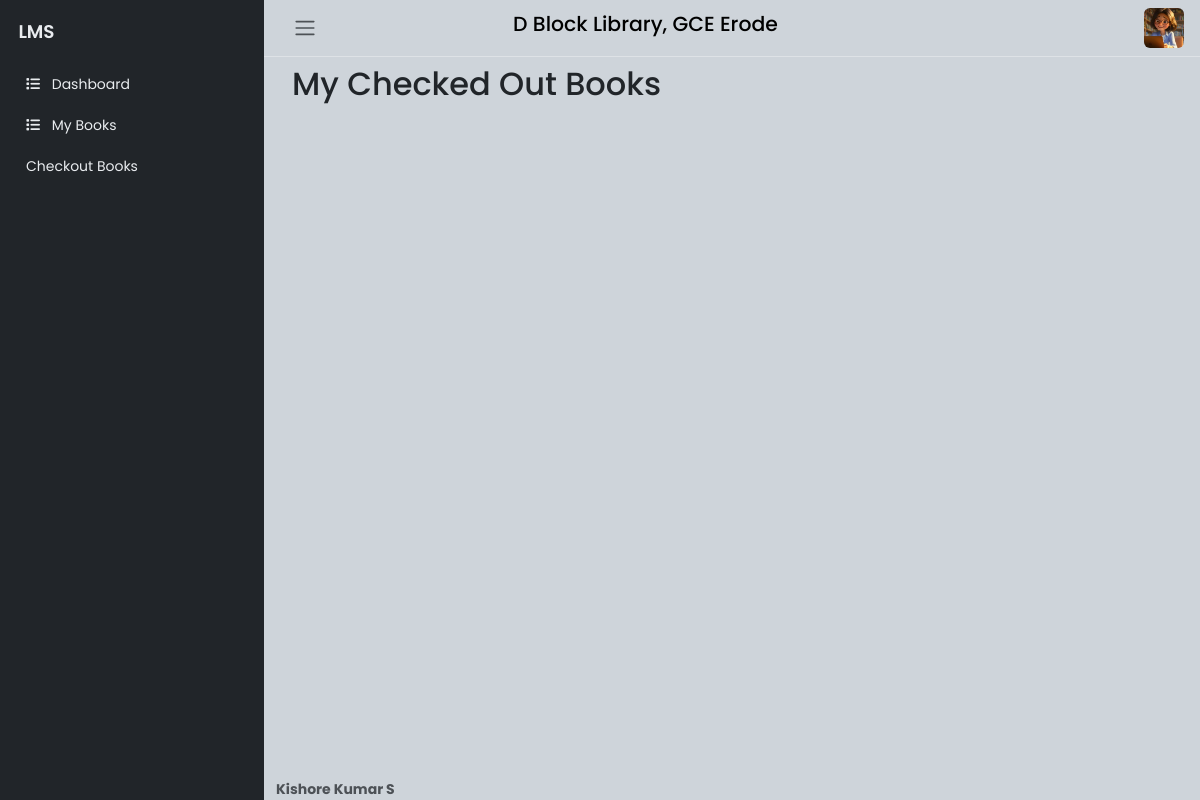
/stu/mybooks (signed in), run on an earlier commit of the app's database.
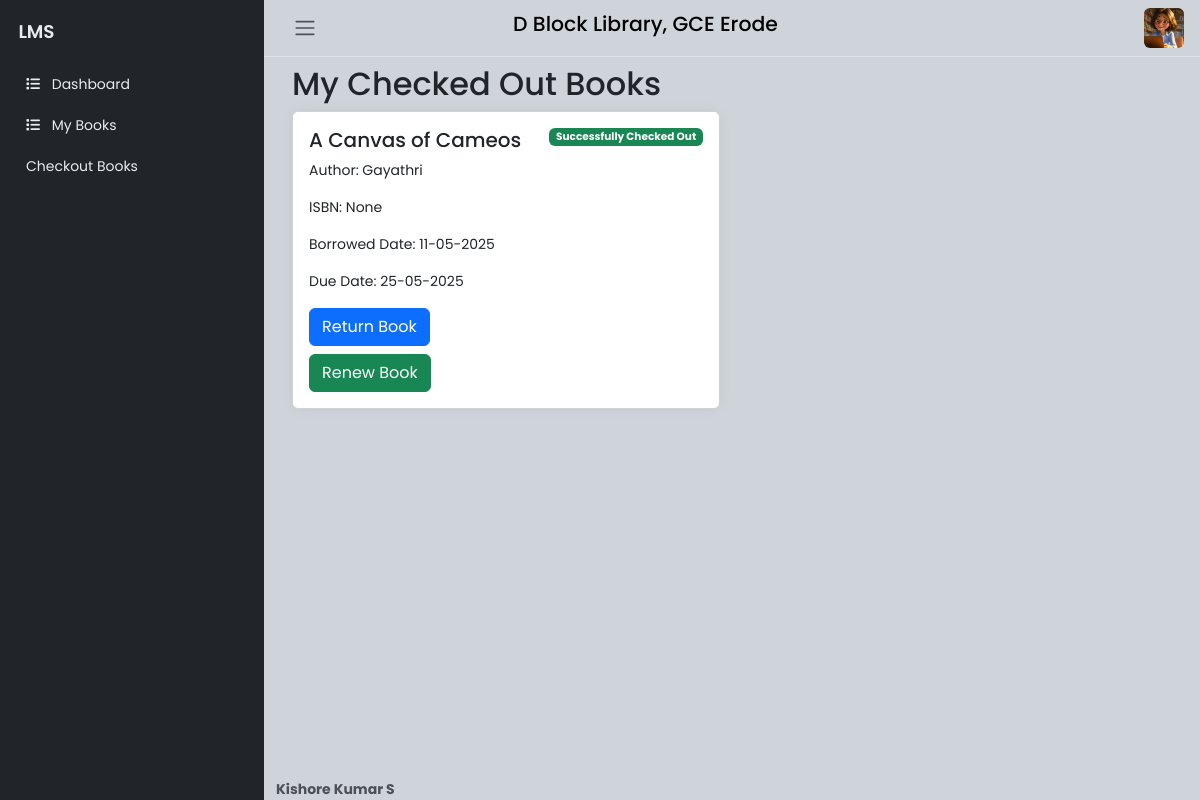
And on a later commit of the database.
### website/models.py (models this page shows, shortened)
class BorrowedBook(db.Model):
    __tablename__ = 'borrowed_books'
    id = Column(Integer, primary_key=True)
    student_id = Column(Integer, ForeignKey('user.id'), nullable=False)
    book_id = Column(Integer, ForeignKey('book.id'), nullable=False)
    borrowed_date = Column(DateTime, default=datetime.now, nullable=False)
    due_date = Column(DateTime, nullable=False)
    is_verified = db.Column(db.Boolean, default=False)  # New field to track verification status
    rejected_at = Column(DateTime, nullable=True)
    student = relationship('User', back_populates='borrowed_books')
    book = relationship('Book', back_populates='borrowed_by')

class Book(db.Model):
    __tablename__ = 'book'
    id = Column(Integer, primary_key=True)
    student_id = Column(Integer, ForeignKey('user.id'), nullable=True)
    title = Column(String(150), nullable=False)
    author = Column(String(150), nullable=False)
    isbn = Column(String(20), nullable=True)
    published_date = Column(DateTime, nullable=True)
    quantity = Column(Integer, default=0, nullable=False)
    language = Column(String(20), nullable=False)
    date_of_donation = Column(DateTime, nullable=False)
    donor_id = Column(Integer, ForeignKey('donor.id'), nullable=True)
    added_at = db.Column(db.DateTime, default=datetime.utcnow, nullable=False)
    student = relationship('User', back_populates='books')
    borrowed_by = relationship('BorrowedBook', back_populates='book')
    donor = relationship('Donor', back_populates='books')

### website/stu.py (the view, shortened to what this page needs)
@stu.route('/mybooks', methods=['GET', 'POST'])
@login_required
def MyBooks():
    borrowed_books = BorrowedBook.query.filter_by(student_id=current_user.id).all()
    return render_template('MyBooks.html', borrowed_books=borrowed_books)

### website/templates/MyBooks.html (shortened to what this page needs)
{% extends "StudentHome.html" %}
{% block stucontent %}
<div class="container">
    <h2>My Checked Out Books</h2>
    <div class="row">
        {% for borrowed_book in borrowed_books %}
        <div class="col-md-6 mb-4">
            <div class="card {% if borrowed_book.rejected_at %}bg-secondary text-body{% endif %}">
                <div class="card-body">
                    {% if borrowed_book.rejected_at %}
                        <span class="badge bg-danger float-end">REJECTED</span>
                    {% elif borrowed_book.is_verified %}
                        <span class="badge bg-success float-end">Successfully Checked Out</span>
                    {% else %}
                        <span class="badge bg-warning text-dark float-end">Verification Pending</span>
                    {% endif %}
                    <h5 class="card-title">{{ borrowed_book.book.title }}</h5>
                    <p class="card-text">Author: {{ borrowed_book.book.author }}</p>
                    <p class="card-text">ISBN: {{ borrowed_book.book.isbn }}</p>
                    <p class="card-text">Borrowed Date: {{ borrowed_book.borrowed_date.strftime('%d-%m-%Y') }}</p>
                    <p class="card-text">Due Date: {{ borrowed_book.due_date.strftime('%d-%m-%Y') }}</p>
                    {% if borrowed_book.is_verified %}
                        <form action="{{ url_for('stu.MyBooks', borrowed_book_id=borrowed_book.id) }}" method="post" class="mb-2">
                            <button type="submit" class="btn btn-primary">Return Book</button>
                        </form>
                    {% endif %}
                    {% if borrowed_book.is_verified %}
                        <form action="{{ url_for('stu.MyBooks', borrowed_book_id=borrowed_book.id) }}" method="post">
                            <button type="submit" class="btn btn-success">Renew Book</button>
                        </form>
                    {% endif %}
                </div>
            </div>
        </div>
        {% endfor %}
    </div>
</div>
{% endblock %}

What changed in the data, as far as the page shows it:
added BorrowedBook: is_verified "Successfully Checked Out", book "A Canvas of Cameos", book.author "Gayathri", book.isbn "None", borrowed_date "11-05-2025", due_date "25-05-2025"
